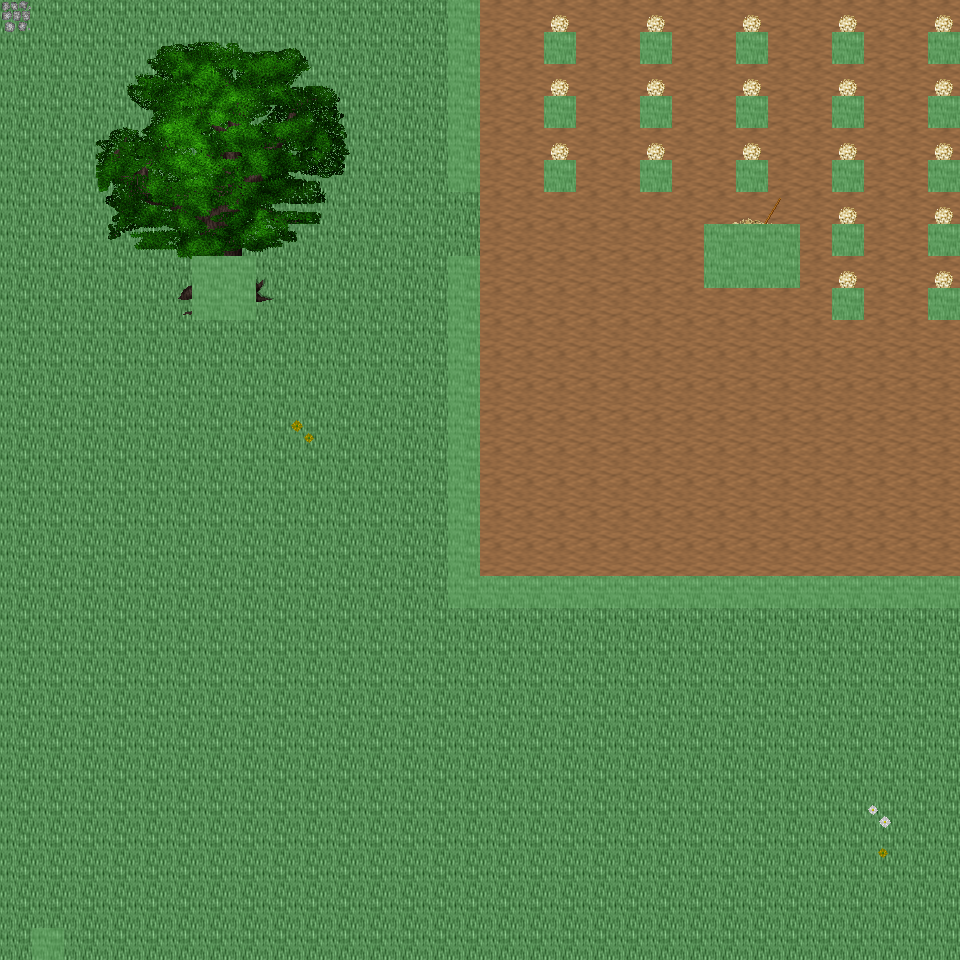

Tiled map render using the project's own tile images. Description and the map definition, with tile-layer contents summarised, below:
An orthogonal 30x30 tile map with 32x32 px tiles, 6 tile layers (Ground, Object, Object2, Above, ...), 49 tilesets and 12 objects (12x mapExit).

<map version="1.0" orientation="orthogonal" renderorder="right-down" width="30" height="30" tilewidth="32" tileheight="32" nextobjectid="13">
  <tileset firstgid="1" name="tileset_ground_ground" tilewidth="32" tileheight="32" tilecount="33" columns="3">
    <image source="../drawable/tileset_ground_ground.png" width="96" height="352" />
  </tileset>
  <tileset firstgid="34" name="tileset_building_wall_old_wood" tilewidth="32" tileheight="32" tilecount="9" columns="3">
    <image source="../drawable/tileset_building_wall_old_wood.png" width="96" height="96" />
  </tileset>
  <tileset firstgid="43" name="tileset_building_fence_fence_wooden" tilewidth="32" tileheight="32" tilecount="12" columns="3">
    <image source="../drawable/tileset_building_fence_fence_wooden.png" width="96" height="128" />
  </tileset>
  <tileset firstgid="55" name="tileset_building_fence_fence_chunky" tilewidth="32" tileheight="32" tilecount="21" columns="3">
    <image source="../drawable/tileset_building_fence_fence_chunky.png" width="96" height="224" />
  </tileset>
  <tileset firstgid="76" name="tileset_plant_stump_stump_brown" tilewidth="32" tileheight="32" tilecount="4" columns="2">
    <image source="../drawable/tileset_plant_stump_stump_brown.png" width="64" height="64" />
  </tileset>
  <tileset firstgid="80" name="tileset_ground_earth_edges" tilewidth="32" tileheight="32" tilecount="18" columns="6">
    <image source="../drawable/tileset_ground_earth_edges.png" width="192" height="96" />
  </tileset>
  <tileset firstgid="98" name="tileset_ground_grass_corners" tilewidth="32" tileheight="32" tilecount="24" columns="6">
    <image source="../drawable/tileset_ground_grass_corners.png" width="192" height="128" />
  </tileset>
  <tileset firstgid="122" name="tileset_ground_grass_edges" tilewidth="32" tileheight="32" tilecount="36" columns="12">
    <image source="../drawable/tileset_ground_grass_edges.png" width="384" height="96" />
  </tileset>
  <tileset firstgid="158" name="tileset_plant_tree_apple_tree" tilewidth="32" tileheight="32" tilecount="9" columns="3">
    <image source="../drawable/tileset_plant_tree_apple_tree.png" width="96" height="96" />
  </tileset>
  <tileset firstgid="167" name="tileset_plant_tree_chestnut_tree" tilewidth="32" tileheight="32" tilecount="20" columns="4">
    <image source="../drawable/tileset_plant_tree_chestnut_tree.png" width="128" height="160" />
  </tileset>
  <tileset firstgid="187" name="tileset_plant_tree_crack_willow" tilewidth="32" tileheight="32" tilecount="20" columns="4">
    <image source="../drawable/tileset_plant_tree_crack_willow.png" width="128" height="160" />
  </tileset>
  <tileset firstgid="207" name="tileset_furniture_chair_bench_iron" tilewidth="32" tileheight="32" tilecount="4" columns="2">
    <image source="../drawable/tileset_furniture_chair_bench_iron.png" width="64" height="64" />
  </tileset>
  <tileset firstgid="211" name="tileset_furniture_chair_bench_iron_reverse" tilewidth="32" tileheight="32" tilecount="4" columns="2">
    <image source="../drawable/tileset_furniture_chair_bench_iron_reverse.png" width="64" height="64" />
  </tileset>
  <tileset firstgid="215" name="tileset_object_hay_cart" tilewidth="32" tileheight="32" tilecount="1" columns="1">
    <image source="../drawable/tileset_object_hay_cart.png" width="32" height="32" />
  </tileset>
  <tileset firstgid="216" name="tileset_building_wall_walls_siding" tilewidth="32" tileheight="32" tilecount="16" columns="4">
    <image source="../drawable/tileset_building_wall_walls_siding.png" width="128" height="128" />
  </tileset>
  <tileset firstgid="232" name="tileset_building_roof_brown" tilewidth="32" tileheight="32" tilecount="20" columns="5">
    <image source="../drawable/tileset_building_roof_brown.png" width="160" height="128" />
  </tileset>
  <tileset firstgid="252" name="tileset_building_door_door" tilewidth="32" tileheight="32" tilecount="6" columns="3">
    <image source="../drawable/tileset_building_door_door.png" width="96" height="64" />
  </tileset>
  <tileset firstgid="258" name="tileset_item_tools" tilewidth="32" tileheight="32" tilecount="9" columns="3">
    <image source="../drawable/tileset_item_tools.png" width="96" height="96" />
  </tileset>
  <tileset firstgid="267" name="tileset_ground_cobbled_paving" tilewidth="32" tileheight="32" tilecount="1" columns="1">
    <image source="../drawable/tileset_ground_cobbled_paving.png" width="32" height="32" />
  </tileset>
  <tileset firstgid="268" name="tileset_item_bazaar_produce" tilewidth="32" tileheight="32" tilecount="4" columns="2">
    <image source="../drawable/tileset_item_bazaar_produce.png" width="64" height="64" />
  </tileset>
  <tileset firstgid="272" name="tileset_item_sacks" tilewidth="32" tileheight="32" tilecount="2" columns="2">
    <image source="../drawable/tileset_item_sacks.png" width="64" height="32" />
  </tileset>
  <tileset firstgid="274" name="tileset_building_barnyard" tilewidth="32" tileheight="32" tilecount="200" columns="8">
    <image source="../drawable/tileset_building_barnyard.png" width="256" height="800" />
  </tileset>
  <tileset firstgid="474" name="tileset_plant_flower_planted_containers" tilewidth="32" tileheight="32" tilecount="16" columns="4">
    <image source="../drawable/tileset_plant_flower_planted_containers.png" width="128" height="128" />
  </tileset>
  <tileset firstgid="490" name="tileset_furniture_chair_wooden_rustic" tilewidth="32" tileheight="32" tilecount="8" columns="4">
    <image source="../drawable/tileset_furniture_chair_wooden_rustic.png" width="128" height="64" />
  </tileset>
  <tileset firstgid="498" name="tileset_furniture_table_brick_base" tilewidth="32" tileheight="32" tilecount="3" columns="3">
    <image source="../drawable/tileset_furniture_table_brick_base.png" width="96" height="32" />
  </tileset>
  <tileset firstgid="501" name="tileset_building_stairs_wooden_stairs" tilewidth="32" tileheight="32" tilecount="9" columns="3">
    <image source="../drawable/tileset_building_stairs_wooden_stairs.png" width="96" height="96" />
  </tileset>
  <tileset firstgid="510" name="tileset_plant_tree_maple_tree" tilewidth="32" tileheight="32" tilecount="72" columns="8">
    <image source="../drawable/tileset_plant_tree_maple_tree.png" width="256" height="288" />
  </tileset>
  <tileset firstgid="582" name="tileset_building_decoration_chimney_big" tilewidth="32" tileheight="32" tilecount="2" columns="1">
    <image source="../drawable/tileset_building_decoration_chimney_big.png" width="32" height="64" />
  </tileset>
  <tileset firstgid="584" name="tileset_logic_item_corn" tilewidth="32" tileheight="32" tilecount="5" columns="5">
    <image source="../drawable/tileset_logic_item_corn.png" width="160" height="32" />
  </tileset>
  <tileset firstgid="589" name="tileset_logic_collision" tilewidth="32" tileheight="32" tilecount="1" columns="1">
    <image source="../drawable/tileset_logic_collision.png" width="32" height="32" />
  </tileset>
  <tileset firstgid="590" name="tileset_plant_bush_bushes" tilewidth="32" tileheight="32" tilecount="10" columns="5">
    <image source="../drawable/tileset_plant_bush_bushes.png" width="160" height="64" />
  </tileset>
  <tileset firstgid="600" name="tileset_logic_item_vegetable" tilewidth="32" tileheight="32" tilecount="13" columns="13">
    <image source="../drawable/tileset_logic_item_vegetable.png" width="256" height="64" />
  </tileset>
  <tileset firstgid="613" name="tileset_plant_flower_daisy_blue" tilewidth="32" tileheight="32" tilecount="8" columns="2">
    <image source="../drawable/tileset_plant_flower_daisy_blue.png" width="64" height="128" />
  </tileset>
  <tileset firstgid="621" name="tileset_plant_flower_daisy_red" tilewidth="32" tileheight="32" tilecount="8" columns="2">
    <image source="../drawable/tileset_plant_flower_daisy_red.png" width="64" height="128" />
  </tileset>
  <tileset firstgid="629" name="tileset_plant_flower_daisy_white" tilewidth="32" tileheight="32" tilecount="8" columns="2">
    <image source="../drawable/tileset_plant_flower_daisy_white.png" width="64" height="128" />
  </tileset>
  <tileset firstgid="637" name="tileset_plant_flower_daisy_yellow" tilewidth="32" tileheight="32" tilecount="8" columns="2">
    <image source="../drawable/tileset_plant_flower_daisy_yellow.png" width="64" height="128" />
  </tileset>
  <tileset firstgid="645" name="tileset_plant_tree_tree_darkgreen" tilewidth="32" tileheight="32" tilecount="88" columns="8">
    <image source="../drawable/tileset_plant_tree_tree_darkgreen.png" width="256" height="352" />
  </tileset>
  <tileset firstgid="733" name="tileset_logic_creature_animal" tilewidth="32" tileheight="32" tilecount="32" columns="8">
    <image source="../drawable/tileset_logic_creature_animal.png" width="256" height="128" />
  </tileset>
  <tileset firstgid="765" name="tileset_logic_creature_rodent" tilewidth="32" tileheight="32" tilecount="8" columns="8">
    <image source="../drawable/tileset_logic_creature_rodent.png" width="256" height="32" />
  </tileset>
  <tileset firstgid="773" name="tileset_logic_creature_farm_animal" tilewidth="32" tileheight="32" tilecount="12" columns="12">
    <image source="../drawable/tileset_logic_creature_farm_animal.png" width="256" height="64" />
  </tileset>
  <tileset firstgid="785" name="tileset_ground_green_paving" tilewidth="32" tileheight="32" tilecount="18" columns="3">
    <image source="../drawable/tileset_ground_green_paving.png" width="96" height="192" />
  </tileset>
  <tileset firstgid="803" name="tileset_logic_protection" tilewidth="32" tileheight="32" tilecount="2" columns="2">
    <image source="../drawable/tileset_logic_protection.png" width="64" height="32" />
  </tileset>
  <tileset firstgid="805" name="tileset_item_hen_nest" tilewidth="32" tileheight="32" tilecount="1" columns="1">
    <image source="../drawable/tileset_item_hen_nest.png" width="32" height="32" />
  </tileset>
  <tileset firstgid="806" name="tileset_logic_item_dairy" tilewidth="32" tileheight="32" tilecount="1" columns="1">
    <image source="../drawable/tileset_logic_item_dairy.png" width="32" height="32" />
  </tileset>
  <tileset firstgid="807" name="tileset_light_door_light_ew" tilewidth="32" tileheight="32" tilecount="18" columns="6">
    <image source="../drawable/tileset_light_door_light_ew.png" width="192" height="96" />
  </tileset>
  <tileset firstgid="825" name="tileset_light_door_light" tilewidth="32" tileheight="32" tilecount="12" columns="3">
    <image source="../drawable/tileset_light_door_light.png" width="96" height="128" />
  </tileset>
  <tileset firstgid="837" name="tileset_item_firewood" tilewidth="32" tileheight="32" tilecount="12" columns="3">
    <image source="../drawable/tileset_item_firewood.png" width="96" height="128" />
  </tileset>
  <tileset firstgid="849" name="tileset_furniture_sink_manger" tilewidth="32" tileheight="32" tilecount="18" columns="6">
    <image source="../drawable/tileset_furniture_sink_manger.png" width="192" height="96" />
  </tileset>
  <tileset firstgid="867" name="tileset_logic_creature_fowl" tilewidth="32" tileheight="32" tilecount="6" columns="6">
    <image source="../drawable/tileset_logic_creature_fowl.png" width="192" height="32" />
  </tileset>
  <layer name="Ground" width="30" height="30">
    <data>[900 cells, 900 non-empty, 2 distinct tile ids]</data>
  </layer>
  <layer name="Object" width="30" height="30">
    <data>[900 cells, 68 non-empty, 22 distinct tile ids]</data>
  </layer>
  <layer name="Object2" width="30" height="30">
    <data>[900 cells, 1 non-empty, 1 distinct tile ids]</data>
  </layer>
  <layer name="Above" width="30" height="30">
    <data>[900 cells, 77 non-empty, 59 distinct tile ids]</data>
  </layer>
  <layer name="Above2" width="30" height="30">
    <data>[900 cells, 0 non-empty, 0 distinct tile ids]</data>
  </layer>
  <layer name="Walkable" width="30" height="30">
    <data>[900 cells, 62 non-empty, 1 distinct tile ids]</data>
  </layer>
  <objectgroup name="MapEvents">
    <object id="1" name="north" type="mapExit" x="0" y="0" width="448" height="32">
      <properties>
        <property name="map" value="level_0_x155_y44" />
        <property name="x" value="0" />
        <property name="y" value="28" />
      </properties>
    </object>
    <object id="2" name="north2" type="mapExit" x="480" y="0" width="480" height="32">
      <properties>
        <property name="map" value="level_0_x155_y44" />
        <property name="x" value="15" />
        <property name="y" value="28" />
      </properties>
    </object>
    <object id="3" name="south" type="mapExit" x="0" y="928" width="32" height="32">
      <properties>
        <property name="map" value="level_0_x155_y46" />
        <property name="x" value="0" />
        <property name="y" value="1" />
      </properties>
    </object>
    <object id="4" name="south2" type="mapExit" x="64" y="928" width="896" height="32">
      <properties>
        <property name="map" value="level_0_x155_y46" />
        <property name="x" value="2" />
        <property name="y" value="1" />
      </properties>
    </object>
    <object id="5" name="west" type="mapExit" x="0" y="0" width="32" height="960">
      <properties>
        <property name="map" value="level_0_x154_y45" />
        <property name="x" value="28" />
        <property name="y" value="0" />
      </properties>
    </object>
    <object id="6" name="east" type="mapExit" x="928" y="0" width="32" height="32">
      <properties>
        <property name="map" value="level_0_x156_y45" />
        <property name="x" value="1" />
        <property name="y" value="0" />
      </properties>
    </object>
    <object id="7" name="east2" type="mapExit" x="928" y="64" width="32" height="32">
      <properties>
        <property name="map" value="level_0_x156_y45" />
        <property name="x" value="1" />
        <property name="y" value="2" />
      </properties>
    </object>
    <object id="8" name="east3" type="mapExit" x="928" y="128" width="32" height="32">
      <properties>
        <property name="map" value="level_0_x156_y45" />
        <property name="x" value="1" />
        <property name="y" value="4" />
      </properties>
    </object>
    <object id="9" name="east4" type="mapExit" x="928" y="192" width="32" height="32">
      <properties>
        <property name="map" value="level_0_x156_y45" />
        <property name="x" value="1" />
        <property name="y" value="6" />
      </properties>
    </object>
    <object id="10" name="east5" type="mapExit" x="928" y="256" width="32" height="32">
      <properties>
        <property name="map" value="level_0_x156_y45" />
        <property name="x" value="1" />
        <property name="y" value="8" />
      </properties>
    </object>
    <object id="11" name="east6" type="mapExit" x="928" y="320" width="32" height="256">
      <properties>
        <property name="map" value="level_0_x156_y45" />
        <property name="x" value="1" />
        <property name="y" value="10" />
      </properties>
    </object>
    <object id="12" name="east7" type="mapExit" x="928" y="608" width="32" height="352">
      <properties>
        <property name="map" value="level_0_x156_y45" />
        <property name="x" value="1" />
        <property name="y" value="19" />
      </properties>
    </object>
  </objectgroup>
</map>
